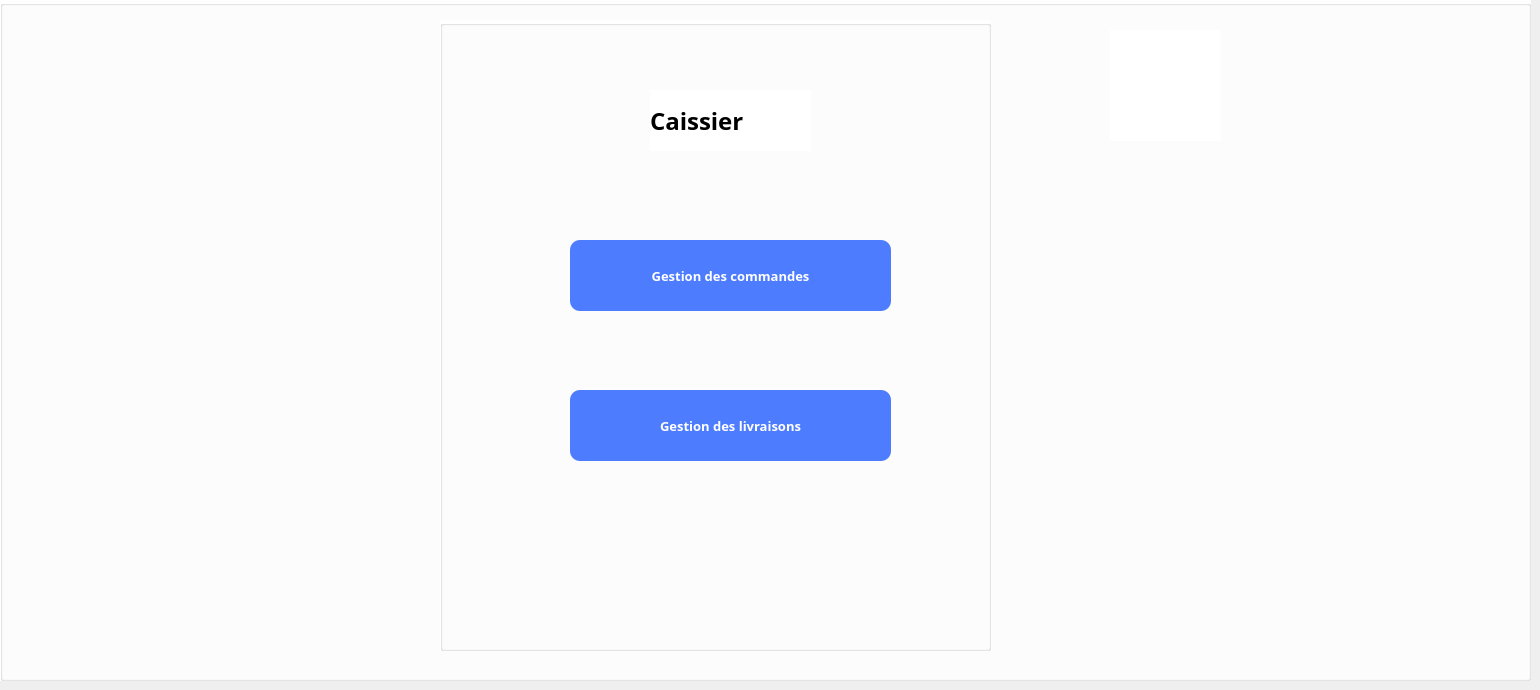
    <widget class="QWidget" name="page_3">
     <widget class="QGroupBox" name="groupBox_56">
      <property name="geometry">
       <rect>
        <x>0</x>
        <y>0</y>
        <width>1531</width>
        <height>681</height>
       </rect>
      </property>
      <property name="styleSheet">
       <string notr="true">background-color: rgb(255, 255, 255);</string>
      </property>
      <property name="title">
       <string/>
      </property>
      <widget class="QLabel" name="label_185">
       <property name="geometry">
        <rect>
         <x>1110</x>
         <y>30</y>
         <width>111</width>
         <height>111</height>
        </rect>
       </property>
       <property name="text">
        <string/>
       </property>
       <property name="pixmap">
        <pixmap>../../Downloads/logo_c++-1.png</pixmap>
       </property>
       <property name="scaledContents">
        <bool>true</bool>
       </property>
      </widget>
      <widget class="QGroupBox" name="groupBox_62">
       <property name="geometry">
        <rect>
         <x>440</x>
         <y>20</y>
         <width>551</width>
         <height>631</height>
        </rect>
       </property>
       <property name="title">
        <string/>
       </property>
       <widget class="QLabel" name="label_208">
        <property name="geometry">
         <rect>
          <x>210</x>
          <y>70</y>
          <width>161</width>
          <height>61</height>
         </rect>
        </property>
        <property name="font">
         <font>
          <family>Louis George Café</family>
          <pointsize>18</pointsize>
          <weight>75</weight>
          <bold>true</bold>
         </font>
        </property>
        <property name="text">
         <string>Caissier</string>
        </property>
       </widget>
       <widget class="QPushButton" name="commandes_2">
        <property name="geometry">
         <rect>
          <x>130</x>
          <y>220</y>
          <width>321</width>
          <height>71</height>
         </rect>
        </property>
        <property name="font">
         <font>
          <family>Louis George Café</family>
          <pointsize>10</pointsize>
          <weight>75</weight>
          <bold>true</bold>
         </font>
        </property>
        <property name="styleSheet">
         <string notr="true">QPushButton {
    color: rgb(255, 255, 255);
  background-color: #4d7cff;
    border-style: outset;
    border-width: 0px;
    border-radius: 10px;
    border-color: beige;
    min-width: 10em;
    padding: 6px;
}
QPushButton:hover {
color: #fff;
    background-color: rgb(43, 163, 255);
    border-style: inset;
}
QPushButton:pressed {
    background-color: rgb(43, 163, 255);
    border-style: inset;
}</string>
        </property>
        <property name="text">
         <string>Gestion des commandes</string>
        </property>
       </widget>
       <widget class="QPushButton" name="livraisons_2">
        <property name="geometry">
         <rect>
          <x>130</x>
          <y>370</y>
          <width>321</width>
          <height>71</height>
         </rect>
        </property>
        <property name="font">
         <font>
          <family>Louis George Café</family>
          <pointsize>10</pointsize>
          <weight>75</weight>
          <bold>true</bold>
         </font>
        </property>
        <property name="styleSheet">
         <string notr="true">QPushButton {
    color: rgb(255, 255, 255);
  background-color: #4d7cff;
    border-style: outset;
    border-width: 0px;
    border-radius: 10px;
    border-color: beige;
    min-width: 10em;
    padding: 6px;
}
QPushButton:hover {
color: #fff;
    background-color: rgb(43, 163, 255);
    border-style: inset;
}
QPushButton:pressed {
    background-color: rgb(43, 163, 255);
    border-style: inset;
}</string>
        </property>
        <property name="text">
         <string>Gestion des livraisons</string>
        </property>
       </widget>
      </widget>
     </widget>
    </widget>
